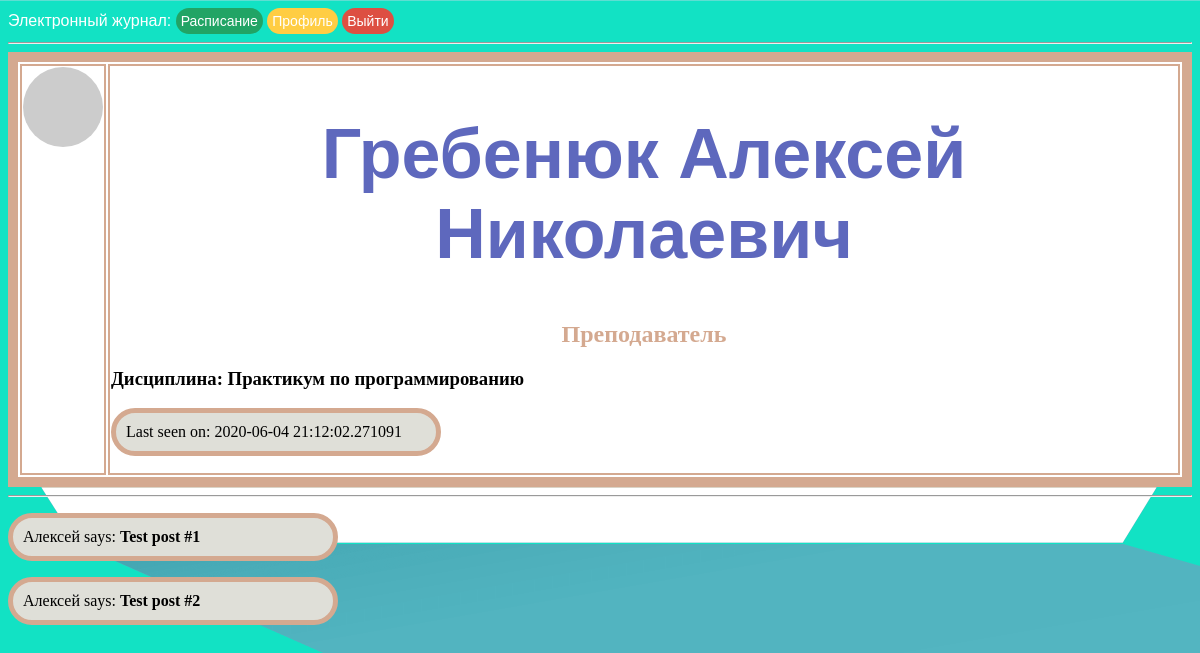
Before: /user/Алексей_Гребенюк_id-123 (signed in) with the older database file.
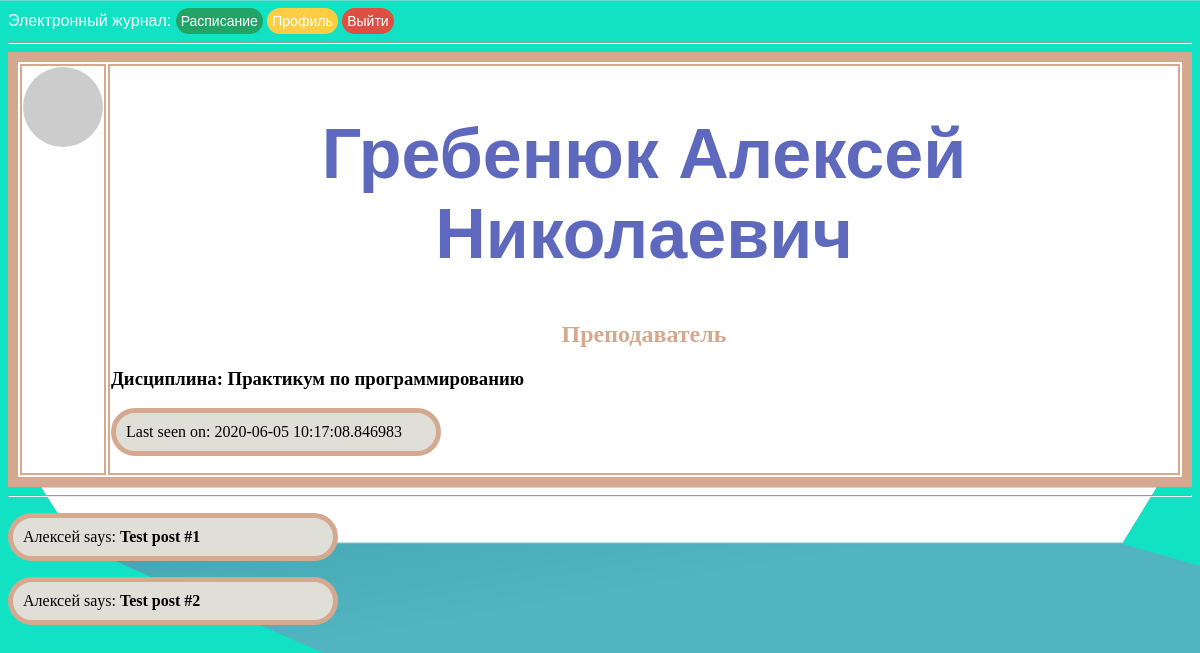
After: the same page with the newer database file.
### app/models.py (models this page shows, shortened)
class User(UserMixin, db.Model):
    id = db.Column(db.Integer, primary_key=True)
    priority = db.Column(db.String(64))
    surname = db.Column(db.String(64), index=True)
    name = db.Column(db.String(64), index=True)
    patronymic = db.Column(db.String(64), index=True)
    email = db.Column(db.String(120), index=True, unique=True)
    phone = db.Column(db.Integer, index=True, unique=True)
    groups = db.Column(db.String(60), index=True)
    password_hash = db.Column(db.String(128))
    about_me = db.Column(db.String(140))
    last_seen = db.Column(db.DateTime, default=datetime.today)
    def avatar(self, size):
        digest = md5(self.email.lower().encode('utf-8')).hexdigest()
        return 'https://www.gravatar.com/avatar/{}?d=mp&s={}'.format(digest, size)
    @login.user_loader
    def load_user(id):
        return User.query.get(int(id))

### app/routes.py (the view)
@app.route('/user/<name>_<surname>_id-<id>')
@login_required
def user(name, surname, id):
    user = User.query.filter_by(id=id).first_or_404()
    posts = [
        {'author': user, 'body': 'Test post #1'},
        {'author': user, 'body': 'Test post #2'}
    ]
    return render_template('user.html', user=user, posts=posts, title=f'{surname} {name}')

### app/routes.py (called while the page is built)
@app.before_request
def before_request():
    if current_user.is_authenticated:
        current_user.last_seen = datetime.today()
        db.session.commit()

### app/templates/user.html (shortened to what this page needs)
<!DOCTYPE html>
{% extends "base.html" %}
{% block content %}
    <table class="pofile" style="border:10px solid #d4a990;">
        <tr valign="top">
            <td><img src="{{ user.avatar(128) }}" alt="" class="round"></td>
            <td><h1> {{ user.surname }} {{ user.name }} {{user.patronymic}}</h1>
                <h2>{{ user.priority}}</h2>
                {%if user.priority == "Преподаватель"%}
                    <h3>Дисциплина: {{user.groups}}</h3>
                {%else%}
                    <h3>Группа: {{user.groups}}</h3>
                {%endif%}
                {% if user.last_seen %}<p>Last seen on: {{ user.last_seen }}</p>{% endif %}
            </td>
        </tr>
    </table>
    <hr>
    {% for post in posts %}
    <p>
    {{ post.author.name }} says: <b>{{ post.body }}</b>
    </p>
    {% endfor %}
{% endblock %}

### app/templates/base.html (shortened to what this page needs)
<html>
    <head>
        <link rel="stylesheet" type="text/css" href="{{ url_for('static', filename='css/style.css') }}">
    </head>
    {% if current_user.is_authenticated %}
    <div style="font-family:arial;">
        Электронный журнал:
    <header>
        {% if current_user.priority == "Преподаватель" %}
            <a class="button_ras" href="{{url_for('schedule_prepod', cur_week='cur_week')}}">Расписание</a>
        {% else %}
            <a class="button_ras" href="{{url_for('schedule_stud', cur_week='cur_week')}}">Расписание</a>
        {%endif%}
        <a href="{{ url_for('user', name=current_user.name, surname=current_user.surname, id=current_user.id) }}" class="button4">Профиль</a>
        <a href="{{ url_for('logout') }}" class="button6">Выйти</a>
    </header>
    </div>
    {% endif %}
    <body>
        <hr>
        {% block content %}{% endblock %}
    </body>
</html>

### app/static/css/style.css (style rules this page uses)
body { background-color: azure }
h1 { color: #5e68bd; text-align: center; font-size: 70px; font-family: arial; }
h2 { color:#d4a990; font-family: calibri; text-align: center; }
td, table, tr, .schedule { border: 2px solid #d4a990; color:black; font-family: calibri; background:white; }
p { color: black; padding: 10px 10px; width: 300px; background: #DFDFD8; font-family: consolas; border: 5px solid #d4a990; border-radius: 50px; }
header { display: inline; width: 100%; }
header .button, .button2, .button3, .button4, .button5, .button6, .button_ras { text-decoration: none; user-select: none; outline: none; display: inline-grid; font-size: 30px; font-family: arial; align-text: center; padding: 10px 10px; border-radius: 50px; align-items: center; justify-content: center; margin: auto; }
header .button4, .button5, .button6, .button_ras { color: white; font-size: 14px; padding: 5px 5px; }
header .button4 { background: #ffcd43; }
header .button6 { background: #dd4f42; }
header .button_ras { background:#21A465; }
body { background: url("/static/images/background-min.png"); color:#fff ; background-attachment: scroll; background-repeat: repeat-x; background-size:cover; }

### app/templates/user.html (style rules this page uses)
.round { border-radius: 100px; }

Changed rows visible on the page:
changed User "Гребенюк": last_seen "2020-06-04 21:12:02.271091" → "2020-06-05 10:17:08.846983"
